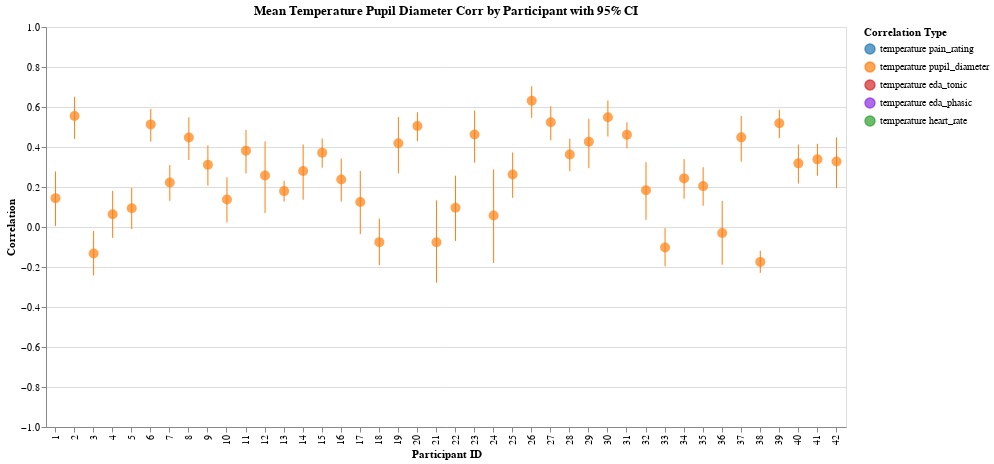

This figure's notebook cell:
### Markdown cell above
## Temperature / Pupil

### Code cell
col1, col2 = "temperature", "pupil_diameter"

corr_by_trial = calculate_correlations_by_trial(df, col1, col2)
corr_by_participant = aggregate_correlations_fisher_z(
    corr_by_trial, col1, col2, "participant_id", include_ci=True
)
plot_correlations_by_trial(corr_by_trial, col1, col2)
pupil = plot_correlations_by_participant(
    corr_by_participant, col1, col2, with_config=-False, color_map=COLORS
)
pupil

### Figure 1 — Vega-Lite specification as saved in the notebook (floating-point values rounded to 4 significant figures)
{"config": {"view": {"continuousWidth": 300, "continuousHeight": 300}}, "layer": [{"mark": {"type": "rule"}, "encoding": {"color": {"field": "correlation_type", "legend": {"labelExpr": "replace(replace(datum.label, '_corr', ''), '_', ' ')", "title": "Correlation Type"}, "scale": {"domain": ["temperature_pain_rating_corr", "temperature_pupil_diameter_corr", "temperature_eda_tonic_corr", "temperature_eda_phasic_corr", "temperature_heart_rate_corr"], "range": ["#1f77b4", "#ff7f0e", "#d62728", "#8a2be2", "#2ca02c"]}, "type": "nominal"}, "x": {"axis": {"title": "Participant ID"}, "field": "participant_id", "type": "ordinal"}, "y": {"axis": {"title": "Correlation"}, "field": "participant_id_temperature_pupil_diameter_corr_ci_lower", "scale": {"domain": [-1, 1]}, "type": "quantitative"}, "y2": {"field": "participant_id_temperature_pupil_diameter_corr_ci_upper"}}, "title": "Mean Temperature Pupil Diameter Corr by Participant with 95% CI"}, {"mark": {"type": "circle", "size": 100}, "encoding": {"color": {"field": "correlation_type", "legend": {"labelExpr": "replace(replace(datum.label, '_corr', ''), '_', ' ')", "title": "Correlation Type"}, "scale": {"domain": ["temperature_pain_rating_corr", "temperature_pupil_diameter_corr", "temperature_eda_tonic_corr", "temperature_eda_phasic_corr", "temperature_heart_rate_corr"], "range": ["#1f77b4", "#ff7f0e", "#d62728", "#8a2be2", "#2ca02c"]}, "type": "nominal"}, "tooltip": [{"field": "participant_id", "title": "Participant", "type": "nominal"}, {"field": "participant_id_temperature_pupil_diameter_corr_mean", "format": ".3f", "title": "Mean Correlation", "type": "quantitative"}, {"field": "participant_id_temperature_pupil_diameter_corr_ci_lower", "format": ".3f", "title": "CI Lower", "type": "quantitative"}, {"field": "participant_id_temperature_pupil_diameter_corr_ci_upper", "format": ".3f", "title": "CI Upper", "type": "quantitative"}], "x": {"axis": {"title": "Participant ID"}, "field": "participant_id", "type": "ordinal"}, "y": {"field": "participant_id_temperature_pupil_diameter_corr_mean", "type": "quantitative"}}, "title": "Mean Temperature Pupil Diameter Corr by Participant with 95% CI"}], "data": {"name": "data-46232540ea8f791fe5b77b04d566b1ac"}, "height": 400, "width": 800, "$schema": "https://vega.github.io/schema/vega-lite/v5.20.1.json", "datasets": {"data-46232540ea8f791fe5b77b04d566b1ac": [{"participant_id": 1, "participant_id_temperature_pupil_diameter_corr_mean": 0.1443, "participant_id_temperature_pupil_diameter_corr_ci_lower": 0.005412, "participant_id_temperature_pupil_diameter_corr_ci_upper": 0.2777, "correlation_type": "temperature_pupil_diameter_corr"}, {"participant_id": 2, "participant_id_temperature_pupil_diameter_corr_mean": 0.5548, "participant_id_temperature_pupil_diameter_corr_ci_lower": 0.4405, "participant_id_temperature_pupil_diameter_corr_ci_upper": 0.6514, "correlation_type": "temperature_pupil_diameter_corr"}, {"participant_id": 3, "participant_id_temperature_pupil_diameter_corr_mean": -0.1329, "participant_id_temperature_pupil_diameter_corr_ci_lower": -0.2424, "participant_id_temperature_pupil_diameter_corr_ci_upper": -0.02001, "correlation_type": "temperature_pupil_diameter_corr"}, {"participant_id": 4, "participant_id_temperature_pupil_diameter_corr_mean": 0.06414, "participant_id_temperature_pupil_diameter_corr_ci_lower": -0.05435, "participant_id_temperature_pupil_diameter_corr_ci_upper": 0.1808, "correlation_type": "temperature_pupil_diameter_corr"}, {"participant_id": 5, "participant_id_temperature_pupil_diameter_corr_mean": 0.09407, "participant_id_temperature_pupil_diameter_corr_ci_lower": -0.009725, "participant_id_temperature_pupil_diameter_corr_ci_upper": 0.1959, "correlation_type": "temperature_pupil_diameter_corr"}, {"participant_id": 6, "participant_id_temperature_pupil_diameter_corr_mean": 0.5131, "participant_id_temperature_pupil_diameter_corr_ci_lower": 0.4268, "participant_id_temperature_pupil_diameter_corr_ci_upper": 0.5901, "correlation_type": "temperature_pupil_diameter_corr"}, {"participant_id": 7, "participant_id_temperature_pupil_diameter_corr_mean": 0.2221, "participant_id_temperature_pupil_diameter_corr_ci_lower": 0.1307, "participant_id_temperature_pupil_diameter_corr_ci_upper": 0.3098, "correlation_type": "temperature_pupil_diameter_corr"}, {"participant_id": 8, "participant_id_temperature_pupil_diameter_corr_mean": 0.4478, "participant_id_temperature_pupil_diameter_corr_ci_lower": 0.3349, "participant_id_temperature_pupil_diameter_corr_ci_upper": 0.5481, "correlation_type": "temperature_pupil_diameter_corr"}, {"participant_id": 9, "participant_id_temperature_pupil_diameter_corr_mean": 0.3111, "participant_id_temperature_pupil_diameter_corr_ci_lower": 0.2069, "participant_id_temperature_pupil_diameter_corr_ci_upper": 0.4083, "correlation_type": "temperature_pupil_diameter_corr"}, {"participant_id": 10, "participant_id_temperature_pupil_diameter_corr_mean": 0.1371, "participant_id_temperature_pupil_diameter_corr_ci_lower": 0.02248, "participant_id_temperature_pupil_diameter_corr_ci_upper": 0.2481, "correlation_type": "temperature_pupil_diameter_corr"}, {"participant_id": 11, "participant_id_temperature_pupil_diameter_corr_mean": 0.3817, "participant_id_temperature_pupil_diameter_corr_ci_lower": 0.2674, "participant_id_temperature_pupil_diameter_corr_ci_upper": 0.4854, "correlation_type": "temperature_pupil_diameter_corr"}, {"participant_id": 12, "participant_id_temperature_pupil_diameter_corr_mean": 0.2576, "participant_id_temperature_pupil_diameter_corr_ci_lower": 0.06972, "participant_id_temperature_pupil_diameter_corr_ci_upper": 0.4279, "correlation_type": "temperature_pupil_diameter_corr"}, {"participant_id": 13, "participant_id_temperature_pupil_diameter_corr_mean": 0.1795, "participant_id_temperature_pupil_diameter_corr_ci_lower": 0.1266, "participant_id_temperature_pupil_diameter_corr_ci_upper": 0.2314, "correlation_type": "temperature_pupil_diameter_corr"}, {"participant_id": 14, "participant_id_temperature_pupil_diameter_corr_mean": 0.2804, "participant_id_temperature_pupil_diameter_corr_ci_lower": 0.1363, "participant_id_temperature_pupil_diameter_corr_ci_upper": 0.4129, "correlation_type": "temperature_pupil_diameter_corr"}, {"participant_id": 15, "participant_id_temperature_pupil_diameter_corr_mean": 0.3718, "participant_id_temperature_pupil_diameter_corr_ci_lower": 0.2964, "participant_id_temperature_pupil_diameter_corr_ci_upper": 0.4425, "correlation_type": "temperature_pupil_diameter_corr"}, {"participant_id": 16, "participant_id_temperature_pupil_diameter_corr_mean": 0.2375, "participant_id_temperature_pupil_diameter_corr_ci_lower": 0.1277, "participant_id_temperature_pupil_diameter_corr_ci_upper": 0.3415, "correlation_type": "temperature_pupil_diameter_corr"}, {"participant_id": 17, "participant_id_temperature_pupil_diameter_corr_mean": 0.1253, "participant_id_temperature_pupil_diameter_corr_ci_lower": -0.03591, "participant_id_temperature_pupil_diameter_corr_ci_upper": 0.2801, "correlation_type": "temperature_pupil_diameter_corr"}, {"participant_id": 18, "participant_id_temperature_pupil_diameter_corr_mean": -0.07576, "participant_id_temperature_pupil_diameter_corr_ci_lower": -0.191, "participant_id_temperature_pupil_diameter_corr_ci_upper": 0.04156, "correlation_type": "temperature_pupil_diameter_corr"}, {"participant_id": 19, "participant_id_temperature_pupil_diameter_corr_mean": 0.4192, "participant_id_temperature_pupil_diameter_corr_ci_lower": 0.2683, "participant_id_temperature_pupil_diameter_corr_ci_upper": 0.55, "correlation_type": "temperature_pupil_diameter_corr"}, {"participant_id": 20, "participant_id_temperature_pupil_diameter_corr_mean": 0.5051, "participant_id_temperature_pupil_diameter_corr_ci_lower": 0.4292, "participant_id_temperature_pupil_diameter_corr_ci_upper": 0.574, "correlation_type": "temperature_pupil_diameter_corr"}, {"participant_id": 21, "participant_id_temperature_pupil_diameter_corr_mean": -0.07602, "participant_id_temperature_pupil_diameter_corr_ci_lower": -0.2785, "participant_id_temperature_pupil_diameter_corr_ci_upper": 0.133, "correlation_type": "temperature_pupil_diameter_corr"}, {"participant_id": 22, "participant_id_temperature_pupil_diameter_corr_mean": 0.0961, "participant_id_temperature_pupil_diameter_corr_ci_lower": -0.06949, "participant_id_temperature_pupil_diameter_corr_ci_upper": 0.2565, "correlation_type": "temperature_pupil_diameter_corr"}, {"participant_id": 23, "participant_id_temperature_pupil_diameter_corr_mean": 0.4622, "participant_id_temperature_pupil_diameter_corr_ci_lower": 0.3222, "participant_id_temperature_pupil_diameter_corr_ci_upper": 0.5824, "correlation_type": "temperature_pupil_diameter_corr"}, {"participant_id": 24, "participant_id_temperature_pupil_diameter_corr_mean": 0.05736, "participant_id_temperature_pupil_diameter_corr_ci_lower": -0.1798, "participant_id_temperature_pupil_diameter_corr_ci_upper": 0.2882, "correlation_type": "temperature_pupil_diameter_corr"}, {"participant_id": 25, "participant_id_temperature_pupil_diameter_corr_mean": 0.2628, "participant_id_temperature_pupil_diameter_corr_ci_lower": 0.1459, "participant_id_temperature_pupil_diameter_corr_ci_upper": 0.3725, "correlation_type": "temperature_pupil_diameter_corr"}, {"participant_id": 26, "participant_id_temperature_pupil_diameter_corr_mean": 0.6313, "participant_id_temperature_pupil_diameter_corr_ci_lower": 0.5461, "participant_id_temperature_pupil_diameter_corr_ci_upper": 0.7036, "correlation_type": "temperature_pupil_diameter_corr"}, {"participant_id": 27, "participant_id_temperature_pupil_diameter_corr_mean": 0.5236, "participant_id_temperature_pupil_diameter_corr_ci_lower": 0.4331, "participant_id_temperature_pupil_diameter_corr_ci_upper": 0.6036, "correlation_type": "temperature_pupil_diameter_corr"}, {"participant_id": 28, "participant_id_temperature_pupil_diameter_corr_mean": 0.3628, "participant_id_temperature_pupil_diameter_corr_ci_lower": 0.279, "participant_id_temperature_pupil_diameter_corr_ci_upper": 0.4411, "correlation_type": "temperature_pupil_diameter_corr"}, {"participant_id": 29, "participant_id_temperature_pupil_diameter_corr_mean": 0.4258, "participant_id_temperature_pupil_diameter_corr_ci_lower": 0.2946, "participant_id_temperature_pupil_diameter_corr_ci_upper": 0.5413, "correlation_type": "temperature_pupil_diameter_corr"}, {"participant_id": 30, "participant_id_temperature_pupil_diameter_corr_mean": 0.5489, "participant_id_temperature_pupil_diameter_corr_ci_lower": 0.4523, "participant_id_temperature_pupil_diameter_corr_ci_upper": 0.6328, "correlation_type": "temperature_pupil_diameter_corr"}, {"participant_id": 31, "participant_id_temperature_pupil_diameter_corr_mean": 0.4613, "participant_id_temperature_pupil_diameter_corr_ci_lower": 0.3943, "participant_id_temperature_pupil_diameter_corr_ci_upper": 0.5233, "correlation_type": "temperature_pupil_diameter_corr"}, {"participant_id": 32, "participant_id_temperature_pupil_diameter_corr_mean": 0.1839, "participant_id_temperature_pupil_diameter_corr_ci_lower": 0.03572, "participant_id_temperature_pupil_diameter_corr_ci_upper": 0.3241, "correlation_type": "temperature_pupil_diameter_corr"}, {"participant_id": 33, "participant_id_temperature_pupil_diameter_corr_mean": -0.1023, "participant_id_temperature_pupil_diameter_corr_ci_lower": -0.1968, "participant_id_temperature_pupil_diameter_corr_ci_upper": -0.005889, "correlation_type": "temperature_pupil_diameter_corr"}, {"participant_id": 34, "participant_id_temperature_pupil_diameter_corr_mean": 0.243, "participant_id_temperature_pupil_diameter_corr_ci_lower": 0.1413, "participant_id_temperature_pupil_diameter_corr_ci_upper": 0.3396, "correlation_type": "temperature_pupil_diameter_corr"}, {"participant_id": 35, "participant_id_temperature_pupil_diameter_corr_mean": 0.2045, "participant_id_temperature_pupil_diameter_corr_ci_lower": 0.106, "participant_id_temperature_pupil_diameter_corr_ci_upper": 0.299, "correlation_type": "temperature_pupil_diameter_corr"}, {"participant_id": 36, "participant_id_temperature_pupil_diameter_corr_mean": -0.02996, "participant_id_temperature_pupil_diameter_corr_ci_lower": -0.1888, "participant_id_temperature_pupil_diameter_corr_ci_upper": 0.1303, "correlation_type": "temperature_pupil_diameter_corr"}, {"participant_id": 37, "participant_id_temperature_pupil_diameter_corr_mean": 0.4483, "participant_id_temperature_pupil_diameter_corr_ci_lower": 0.3273, "participant_id_temperature_pupil_diameter_corr_ci_upper": 0.5549, "correlation_type": "temperature_pupil_diameter_corr"}, {"participant_id": 38, "participant_id_temperature_pupil_diameter_corr_mean": -0.1745, "participant_id_temperature_pupil_diameter_corr_ci_lower": -0.2291, "participant_id_temperature_pupil_diameter_corr_ci_upper": -0.1189, "correlation_type": "temperature_pupil_diameter_corr"}, {"participant_id": 39, "participant_id_temperature_pupil_diameter_corr_mean": 0.5192, "participant_id_temperature_pupil_diameter_corr_ci_lower": 0.4448, "participant_id_temperature_pupil_diameter_corr_ci_upper": 0.5864, "correlation_type": "temperature_pupil_diameter_corr"}, {"participant_id": 40, "participant_id_temperature_pupil_diameter_corr_mean": 0.3183, "participant_id_temperature_pupil_diameter_corr_ci_lower": 0.2171, "participant_id_temperature_pupil_diameter_corr_ci_upper": 0.4127, "correlation_type": "temperature_pupil_diameter_corr"}, {"participant_id": 41, "participant_id_temperature_pupil_diameter_corr_mean": 0.3383, "participant_id_temperature_pupil_diameter_corr_ci_lower": 0.2562, "participant_id_temperature_pupil_diameter_corr_ci_upper": 0.4155, "correlation_type": "temperature_pupil_diameter_corr"}, {"participant_id": 42, "participant_id_temperature_pupil_diameter_corr_mean": 0.3272, "participant_id_temperature_pupil_diameter_corr_ci_lower": 0.1947, "participant_id_temperature_pupil_diameter_corr_ci_upper": 0.448, "correlation_type": "temperature_pupil_diameter_corr"}]}}
